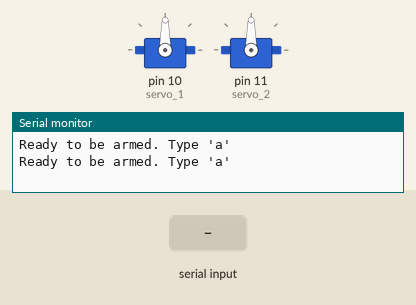
This sketch was run on a simulated Arduino Uno, built with avr-gcc and run on an emulated ATmega328P. On the bench: 2 × servo, the last lines printed to the serial monitor. The inputs (shaded band) are chosen by the test bench.

Above: at 1.2 s.
1.3 s: "a" received over Serial
At 4.0 s:
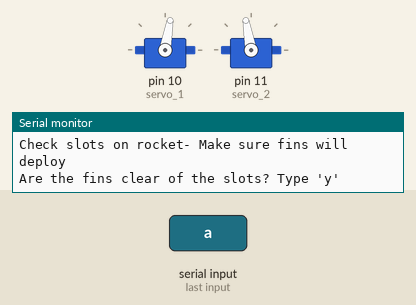
4.3 s: "y" received over Serial
7.3 s: "s" received over Serial
At 28.1 s:
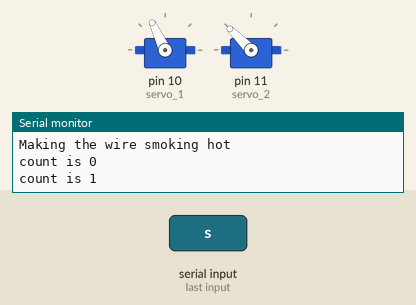
At 36.2 s:
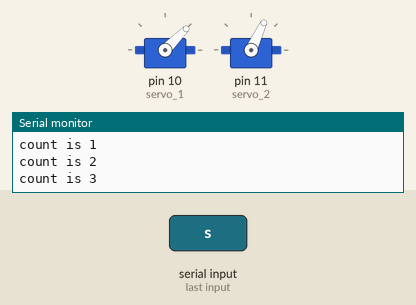
Timing chart, 0 to 36.6 s (numbered marks = the images above; inputs shaded):
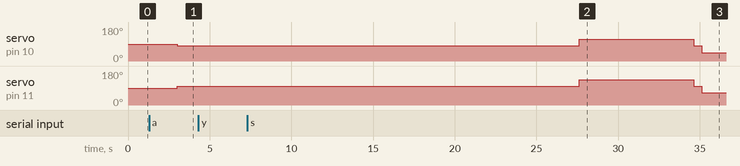

Measured:
- after the input at 1.3 s, servo on pin 10 (servo_1): 90° → 80° after 1.7 s; servo on pin 11 (servo_2): 90° → 100° after 1.7 s
- after the input at 7.3 s, servo on pin 10 (servo_1): 80° → 115° after 20.3 s, → 80° 7.0 s later, → 45° 0.50 s later; servo on pin 11 (servo_2): 100° → 135° after 20.3 s, → 100° 7.0 s later, → 65° 0.50 s later

The sketch:

Launch1_attampt1.ino
```cpp
//This shit is missing IMU data collect and save to SD card
#include <Servo.h>
//Put whatever bluetooth import here
unsigned long start;
unsigned long now;
unsigned long now_1;
unsigned long deploy_start;
unsigned long now_2;
unsigned long Begin;
bool start_again = false;
bool hasArmed = false;
Servo servo_1;
Servo servo_2;
int altimeter = 0;
int value_delay;
int pos = 0;
int launch_accel = 3;/////////////////////UPDATE
//In collect data- must have variable called acceleration
float acceleration = 0;///////////////UPDATE OR DELETE WHEN IMU INTEGRATED
int analogPin = 0;////////////////////////////////////////edit
int deploypin = 1;////////////////////////////////////////edit
int count = 0;
int delay_vals[] =   {7000,500,7000,500,7000,7000,6000,7000};
int actuate_vals[] = {100 ,135,100 ,65 ,100 ,135 ,100 ,100 };
void setup() {
  // put your setup code here, to run once:
Serial.begin(9600);
servo_1.attach(10);
servo_2.attach(11);
int analogPin = 0;////////////////////////////////////////edit
int deploypin = 1;////////////////////////////////////////edit
pinMode(deploypin, OUTPUT);
digitalWrite(deploypin, LOW);
}

void loop()
{
  beginning:

  //Checking for bluetooth-- "ok" signal
  start_again = false;
  arm_seq();
  //When "a" input continue

  if (start_again == true){
    goto beginning;
  }


  //Command servos to 0deg
  servos_straight();
  //When "y" input continue

  if (start_again == true){
    goto beginning;
  }


  //Ask whether to start data collect
  do_i_data_collect();
  //When "s" input continue and start collecting data

    if (start_again == true){
    goto beginning;
  }

  //Start collecting data- stay in this loop until launch
  collect_detect();
  //exit when launch

    if (start_again == true){
    goto beginning;
  }

  //This for safety-- We know that the fins should not deploy for x seconds after launch
  //Continue collecting data- start timer
  collect_timer();
  //exit when timer end

  //Continue collecting data- check for altimeter signal
  collect_deploy();
  //exit when altimeter activated

  //Make the wire hot for delay
  deploy();
  //Exit after delay

  //Collect data and actuate the servos
  collect_actuate();
  //Exit when finished actuating

  //At the end do this
  end_task();
  //You can do things

  //Get it stuck on a loop
  while (1){
    Serial.print("I am stuck on a loop\n");
    collect_data();
  }

}

void arm_seq() {
  if (hasArmed){
    Serial.print("WAS ARMED- HAS GONE THROUGH CODE\n");
    delay(1000);
    return;
  }
  while (Serial.available() == false) {
    Serial.print("Ready to be armed. Type 'a'\n");
    delay(1000);
  }
  if (Serial.available()) {
      // Read command
      byte arm = Serial.read ();

      if (arm == 'a'){
        Serial.print("ARMED\n");
        hasArmed = true;
      }
      else {
        Serial.print("Type 'a' to arm. Starting over...\n");
        begin_again();
      }
  }
  delay(1000);
}

void servos_straight(){
  servo_1.write(80);
  servo_2.write(100);
  Serial.print("Servos being commanded to 0 degrees\n");
  Serial.print("Check slots on rocket- Make sure fins will deploy\n");

  while (Serial.available() == false) {
    Serial.print("Are the fins clear of the slots? Type 'y'\n");
    delay(1000);
  }
  if (Serial.available()) {
      // Read command
      byte straight = Serial.read ();

      if (straight == 'y'){
        Serial.print("Flaps confirmed straight. Continuing...\n");
      }
      else {
        Serial.print("Type 'y' if they are good. Starting over...\n");
        begin_again();
      }
  }
  delay(1000);
}

void do_i_data_collect(){
  while (Serial.available() == false) {
    Serial.print("Do I start collecting data? Type 's'\n");
    delay(1000);
  }
  if (Serial.available()) {
      // Read command
      byte collect = Serial.read ();

      if (collect == 's'){
        Serial.print("Starting data collection now...\n");
      }
      else {
        Serial.print("Type 's' if you want to collect data. Starting over...\n");
        begin_again();
      }
  }
  delay(1000);
}

void collect_detect(){
  acceleration = 0;
  while (acceleration < launch_accel){
  if (Serial.available()) {
      begin_again();
      break;
  }
  collect_data();
  ///////////////////////////////////////////////////////////////DELETE LINES below
  Serial.print("I am in collect_detect right now\n");
  delay(1000);////////////////////////////////////////////////////////////////
  acceleration+=1;
  }
}

void collect_timer(){
  start = millis();
  now = millis();
  while (now-start < 3000){  /////////////////////////////HOW LONG IS LAUNCH
  collect_data();
  now = millis();
  Serial.println(now-start);////////////////////////////////delete eventually
  }
  delay(1000);////////////////////////////////////////////REMOVE EVENTUALLY
}

void collect_deploy(){
  while (altimeter < 5){/////////////////////////////////////UPDATE
    update_altimeter();////////////////////////Potential problem- might miss reading
    //Call update altimeter within collect data?
    //Time collect_data
    collect_data();
    altimeter+=1;////////////////////////////////////////////////delete
    Serial.print("I am in collect_deploy right now\n");
  }
    //Serial.end();//////////////////////////////////////////////////////////UNCOMMENT
}

void update_altimeter(){
  //check analog signal-- update altimeter variable
  altimeter = analogRead(analogPin);
  Serial.print("Reading altimeter\n");
}
void collect_data(){
  //code that reads data from IMU goes here
}

void deploy(){
  deploy_start = millis();
  now_1 = millis();
  while (now_1-deploy_start < 4000){/////////////////////Edit delay for hot wire
    digitalWrite(deploypin, HIGH);
    collect_data();
    now_1 = millis();
    Serial.print("Making the wire smoking hot\n");
}
  digitalWrite(deploypin, LOW);
}

void collect_actuate(){
  while (count < sizeof(actuate_vals)/sizeof(int)){
    collect_delay();
    Serial.print("count is ");
    Serial.println(count);
    actuate();
  }
  ramp_up(65,100);
  value_delay = 5000;
  collect_delay2();
  ramp_up(100,135);
  collect_delay2();
  Serial.print("Leaving...\n");
}

void collect_delay(){
  now_2 = millis();
  Begin = millis();
  while (now_2-Begin < delay_vals[count]){
    collect_data();
    now_2 = millis();
  }
}

void actuate(){
  servo_1.write(actuate_vals[count]-20);
  servo_2.write(actuate_vals[count]);
  count+=1;
  collect_data();
}

void end_task(){
  //You can put stuff here later
}

void begin_again(){
  start_again = true;
  hasArmed = false;
}

int ramp_up(int initial,int final){
  for(pos = initial; pos <= final; pos += 1) // goes from 0 degrees to 10 degrees
  {                                  // in steps of 1 degree
    servo_1.write(pos-20);              // tell servo to go to position in variable 'pos'
    servo_2.write(pos);
    delay(300);                      // waits 15ms for the servo to reach the position
    Serial.print("yo\n");
    collect_data();
  }
}

void collect_delay2(){
  now_2 = millis();
  Begin = millis();
  while (now_2-Begin < value_delay){
    collect_data();
    now_2 = millis();
  }
}
```
